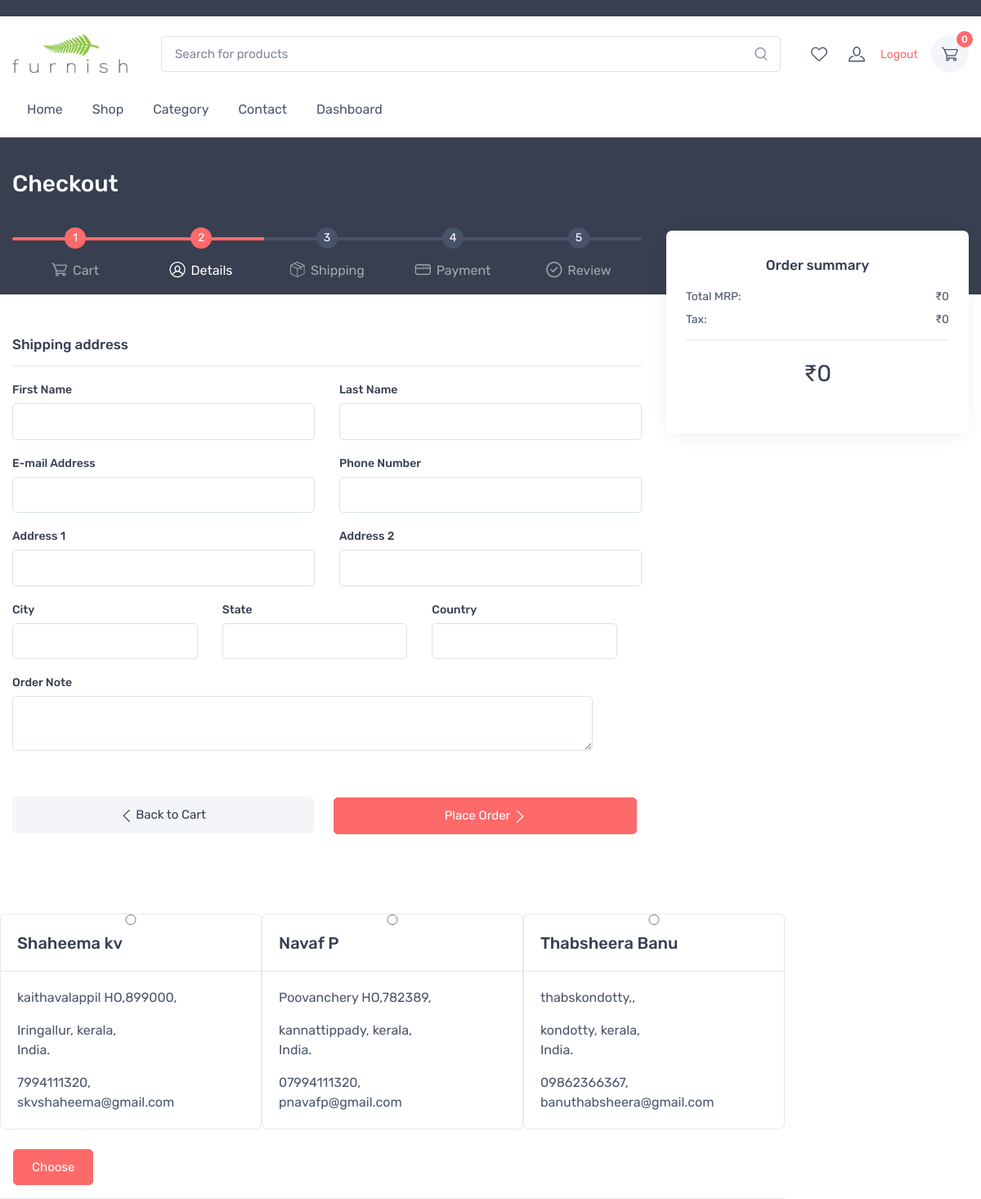
The app's page /cart/checkout/ (signed in) with its own data.
### order/models.py (models this page shows)
class Address(models.Model):
    user = models.ForeignKey(User, on_delete=models.CASCADE)
    first_name = models.CharField(max_length=50)
    last_name = models.CharField(max_length=50)
    phone = models.CharField(max_length=150)
    email = models.CharField(max_length=100)
    address = models.CharField(max_length=100,null=False)
    city = models.CharField(max_length=100)
    state = models.CharField(max_length=100)
    country = models.CharField(max_length=100)
    postal_code = models.CharField(max_length=100)

### cart/views.py (the view, shortened to what this page needs)
# urls.py: path('checkout/',views.checkout, name='checkout'),
@login_required(login_url='signin')
def checkout(request,   total=0, quantity=0, cart_items=None):
    print("checkout")
    try:
        tax=0
        grand_total=0
        if request.user.is_authenticated:
            cart_items = CartItem.objects.filter(user=request.user, is_active=True)
        else:
            cart = Cart.objects.get(cart_id= _cart_id(request))
            cart_items = CartItem.objects.filter(cart=cart, is_active = True)
        for cart_item in cart_items:
            total += (cart_item.product.price * cart_item.quantity)
            quantity += cart_item.quantity
            tax = (2 * total)/100
            grand_total = tax + total
    except ObjectDoesNotExist:
        pass
    address=Address.objects.filter(user=request.user)
    first_name=""
    last_name=""
    address1=""
    city=""
    state=""
    postalcode=""
    country = ""
    phone=""
    email=""
    usr=""
    context = {
        'total': total,
        'quantity': quantity,
        'cart_items': cart_items,
        'tax'       : tax,
        'grand_total': grand_total,
        'address' :address,
        'first_name' : first_name,
        'last_name' : last_name,
        'address1': address1,
        'city' : city,
        'state' : state,
        'postalcode' : postalcode,
        'country' : country,
        'email': email,
        'phone' : phone,
        'usr' :usr
        }
    return render(request, 'store/checkout.html',context)

### cart/context_processors.py (called while the page is built)
def counter(request):
    cart_count = 0
    if 'admin' in request.path:
        return {}
    else:
        try:
            cart = Cart.objects.filter(cart_id=_cart_id(request))
            if request.user.is_authenticated:
                cart_items = CartItem.objects.all().filter(user=request.user)
            else:
                cart_items = CartItem.objects.all().filter(cart=cart[:1])
            for cart_item in cart_items:
                cart_count += cart_item.quantity
        except Cart.DoesNotExist:
            cart_count = 0
    return dict(cart_count=cart_count)

def wish_counter(request):
    wish_count = 0
    if 'admin' in request.path:
        return {}
    else:
        try:
            cart = Cart.objects.filter(cart_id=_cart_id(request))
            if request.user.is_authenticated:
                wishitem = Wishlist.objects.all().filter(user=request.user)
            else:
                wishitem = Wishlist.objects.all().filter(cart=cart[:1])
            for item in wishitem:
                wish_count += 1
        except Cart.DoesNotExist:
            wish_count = 0
    return dict(wish_count=wish_count)

### cart/views.py (called while the page is built)
def _cart_id(request):
    cart = request.session.session_key
    if not cart:
        cart = request.session.create()
    return cart

### category/context_processors.py (called while the page is built)
def menu_links(request):
    links = Categorie.objects.all()
    return dict(links=links)

### templates/store/checkout.html (shortened to what this page needs)
{% extends 'base.html'%}
{% block content %}
{% load static %}
      <div class="page-title-overlap bg-dark pt-4">
        <div class="container d-lg-flex justify-content-between py-2 py-lg-3">
          <div class="order-lg-1 pe-lg-4 text-center text-lg-start">
            <h1 class="h3 text-light mb-0">Checkout</h1>
          </div>
        </div>
      </div>
      <div class="container pb-5 mb-2 mb-md-4">
        <div class="row">
          <section class="col-lg-8">
            <div class="steps steps-light pt-2 pb-3 mb-5"><a class="step-item active" href="shop-cart.html">
                <div class="step-progress"><span class="step-count">1</span></div>
                <div class="step-label"><i class="ci-cart"></i>Cart</div></a><a class="step-item active current" href="checkout-details.html">
                <div class="step-progress"><span class="step-count">2</span></div>
                <div class="step-label"><i class="ci-user-circle"></i>Details</div></a><a class="step-item" href="checkout-shipping.html">
                <div class="step-progress"><span class="step-count">3</span></div>
                <div class="step-label"><i class="ci-package"></i>Shipping</div></a><a class="step-item" href="checkout-payment.html">
                <div class="step-progress"><span class="step-count">4</span></div>
                <div class="step-label"><i class="ci-card"></i>Payment</div></a><a class="step-item" href="checkout-review.html">
                <div class="step-progress"><span class="step-count">5</span></div>
                <div class="step-label"><i class="ci-check-circle"></i>Review</div></a></div>
            <h2 class="h6 pt-1 pb-3 mb-3 border-bottom">Shipping address</h2>
          <form action="{% url 'place_order' %}" method="POST">
            <div class="row">
              <div class="col-sm-6">
                <div class="mb-3">
                  <label class="form-label" for="checkout-fn">First Name</label>
                  <input name="first_name" class="form-control" type="text" id="checkout-fn" required value="{{first_name}}">
                </div>
              </div>
              <div class="col-sm-6">
                <div class="mb-3">
                  <label class="form-label" for="checkout-ln">Last Name</label>
                  <input name="last_name" class="form-control" type="text" id="checkout-ln" required value="{{last_name}}">
                </div>
              </div>
            </div>
            <div class="row">
              <div class="col-sm-6">
                <div class="mb-3">
                  <label class="form-label" for="checkout-email">E-mail Address</label>
                  <input name="email" class="form-control" type="email" id="checkout-email" required value="{{email}}">
                </div>
              </div>
              <div class="col-sm-6">
                <div class="mb-3">
                  <label class="form-label" for="checkout-phone">Phone Number</label>
                  <input name="phone" class="form-control" type="text" id="checkout-phone" required value="{{phone}}">
                </div>
              </div>
            </div>
            <div class="row">
                <div class="col-sm-6">
                  <div class="mb-3">
                    <label class="form-label" for="checkout-address-1">Address 1</label>
                    <input name="address_1" class="form-control" type="text" id="checkout-address-1" required value="{{address1}}">
                  </div>
                </div>
                <div class="col-sm-6">
                  <div class="mb-3">
                    <label class="form-label" for="checkout-address-2">Address 2</label>
                    <input name="address_2" class="form-control" type="text" id="checkout-address-2">
                  </div>
                </div>
              <div class="row">
              <div class="col-sm-4">
                <div class="mb-3">
                  <label class="form-label" for="checkout-country">City</label>
                  <input name="city" class="form-control" type="text" id="checkout-city" placehoder="Calicut" required value="{{city}}">
                </div>
              </div>
            <div class="col-sm-4">
              <div class="mb-3 ">
                <label class="form-label" for="checkout-city">State</label>
                <input name="state" class="form-control" type="text" id="checkout-city" placehoder="Kerala"  required value="{{state}}">
              </div>
            </div>
            <div class="col-sm-4">
              <div class="mb-3 ">
                <label class="form-label" for="checkout-city">Country</label>
                <input name="country" class="form-control" type="text" id="checkout-country" placehoder="India" required value="{{country}}">
              </div>
            </div>
             <div class="row">
              <div class="col-sm-12 ">
                <div class="mb-3 ">
                  <label class="form-label" for="checkout-zip">Order Note</label>
                  <textarea  name="order_note" class="form-control" rows="2"></textarea>
                </div>
              </div>
            </div>
          </div>
            <div class="d-none d-lg-flex pt-4 mt-3">
              <div class="w-50 pe-3"><a class="btn btn-secondary d-block w-100" href="{% url 'cart' %}"><i class="ci-arrow-left mt-sm-0 me-1"></i><span class="d-none d-sm-inline">Back to Cart</span><span class="d-inline d-sm-none">Back</span></a></div>
              <button type="submit" style="border:white;" class="w-50 ps-2 bg-light PlaceOrder"><a class="btn btn-primary d-block w-100"  href="{% url 'place_order' %}"><span class="d-none d-sm-inline">Place Order</span><span class="d-inline d-sm-none">Next</span><i class="ci-arrow-right mt-sm-0 ms-1"></i></a></button>
            </div>
          </section>
          <aside class="col-lg-4 pt-4 pt-lg-0 ps-xl-5">
            <div class="bg-white rounded-3 shadow-lg p-4 ms-lg-auto">
              <div class="py-2 px-xl-2">
                <div class="widget mb-3">
                  <h2 class="widget-title text-center">Order summary</h2>
                </div>
                <ul class="list-unstyled fs-sm pb-2 border-bottom">
                  <li class="d-flex justify-content-between align-items-center"><span class="me-2">Total MRP:</span><span class="text-end">₹{{total}}<small></small></span></li>
                  <li class="d-flex justify-content-between align-items-center"><span class="me-2">Tax:</span><span class="text-end">₹{{tax}}</span></li>
                </ul>
                <h3 class="fw-normal text-center my-4">₹{{grand_total}}<small></small></h3>
              </div>
            </div>
          </aside>
        </div>
      </div>
       <br>
      <div class="card-group " >
        <form action="{% url 'checkout' %}" method="POST">
          <div class=" d-flex justify-content-left" >
            {% for i in address  %}
            <div class="card  mb-4 mr-4 " style="width:20rem;">
                <input type="radio" name="adress" value="{{i.first_name}}-{{i.last_name}}-{{ i.address }}-{{ i.city }}-{{ i.state }}-{{ i.postal_code }}-{{ i.country }}-{{ i.email }}-{{i.phone}}">
                <div class="card-header">
                  <h5 class="card-title">{{ i.first_name }} {{ i.last_name }}</h5>
                </div>
                <div class="card-body">
                  <p class="card-text">{{i.address}},{{i.postal_code}},</p>
                  <p class="card-text">{{i.city}}, {{ i.state }},<br>{{i.country}}.</p>
                  <p class="card-text">{{i.phone}},<br>{{i.email}}</p>
                </div>
            </div>
            {% endfor %}
          </div>
          {% if address %}
          <div class="mb-3  align-items-center">
            <button type="submit" style="margin-left:1rem;" class="btn  btn-primary w-30"> <span class="text">Choose</span></button>
          </div>
          {% endif %}
        </form>
      </div>
    </main>
    {% endblock content%}

### records on screen
Address: first_name "Shaheema", last_name "kv", address "kaithavalappil HO", postal_code "899000", city "Iringallur", state "kerala", country "India", phone "7994111320", email "skvshaheema@gmail.com"
Address: first_name "Navaf", last_name "P", address "Poovanchery HO", postal_code "782389", city "kannattippady", state "kerala", country "India", phone "07994111320", email "pnavafp@gmail.com"
Address: first_name "Thabsheera", last_name "Banu", address "thabskondotty", city "kondotty", state "kerala", country "India", phone "09862366367", email "banuthabsheera@gmail.com"

### other values on screen
{{ cart_count }} "0"
{{ total }} "0"
{{ tax }} "0"
{{ grand_total }} "0"
